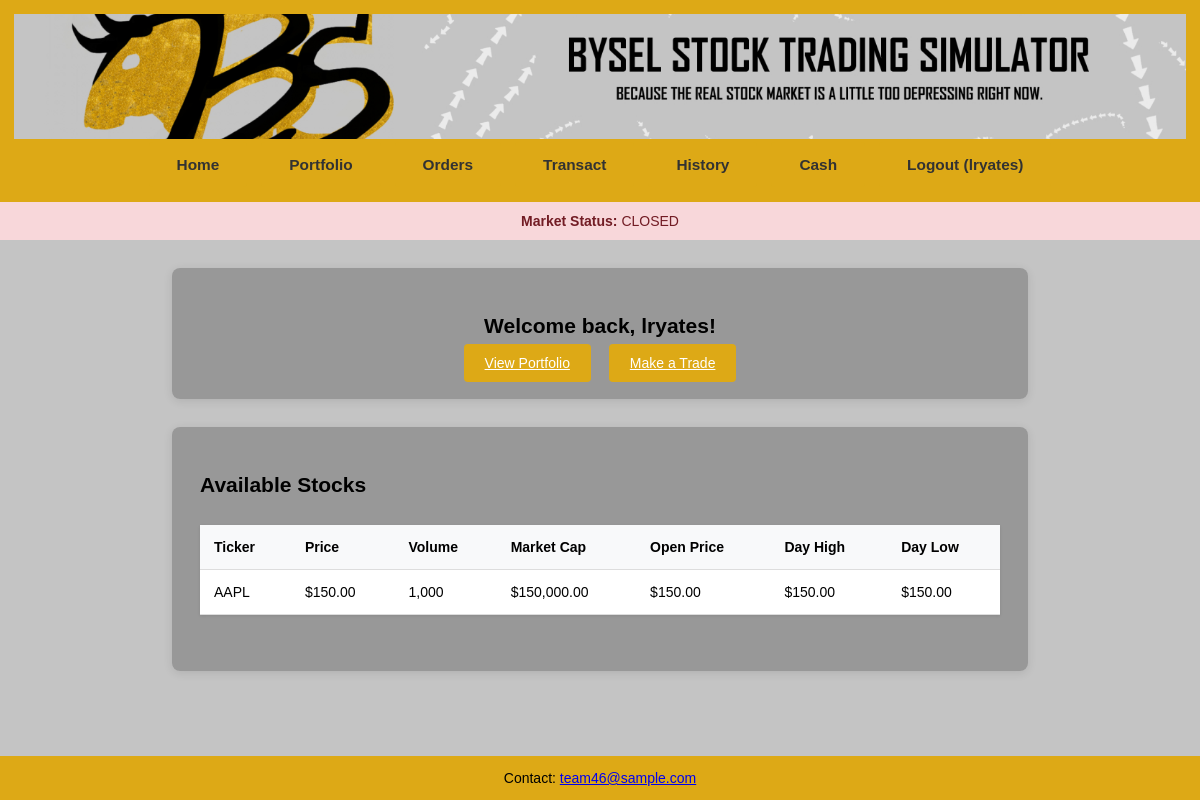
/index.php (signed in), run on the app's committed database.
### tables this page shows
CREATE TABLE IF NOT EXISTS `stocks` (
  `stock_id`        INT           PRIMARY KEY AUTO_INCREMENT,
  `company_name`    VARCHAR(100)  NOT NULL,
  `ticker`          VARCHAR(5)    UNIQUE NOT NULL,
  `price`           DECIMAL(10,2) NOT NULL,

  `day_open_price`  DECIMAL(10,2) NOT NULL,
  `day_high_price`  DECIMAL(10,2) NOT NULL,
  `day_low_price`   DECIMAL(10,2) NOT NULL,
  `last_update`     TIMESTAMP NULL,

  `volume`          INT           NOT NULL,
  `created_at`      TIMESTAMP      DEFAULT CURRENT_TIMESTAMP
);

### includes/market_utils.php (called while the page is built, shortened)
<?php
function isMarketOpen(PDO $conn): bool
{
    $now      = new DateTime('now', new DateTimeZone(date_default_timezone_get()));
    $dayOfWeek = (int)$now->format('N');
    if ($dayOfWeek >= 6) {
        return false;
    }
    $row = $conn
        ->query("SELECT open_time, close_time FROM market_hours WHERE id = 1")
        ->fetch(PDO::FETCH_ASSOC);
    $open  = DateTime::createFromFormat('H:i:s', $row['open_time']);
    $close = DateTime::createFromFormat('H:i:s', $row['close_time']);
    $open->setDate((int)$now->format('Y'), (int)$now->format('m'), (int)$now->format('d'));
    $close->setDate((int)$now->format('Y'), (int)$now->format('m'), (int)$now->format('d'));
    return ($now >= $open && $now <= $close);
}

### index.php (the view, shortened to what this page needs)
<?php
require_once 'includes/db_connect.php';
require_once 'includes/market_utils.php';
require_once 'includes/header.php';
require_once 'includes/footer.php';
$isOpen = isMarketOpen($conn);
?>
<div style="padding:0.8rem; text-align:center;
            background-color:<?= $isOpen ? '#d4edda' : '#f8d7da' ?>;
            color:<?= $isOpen ? '#155724' : '#721c24' ?>;">
    <strong>Market Status:</strong>
    <?= $isOpen ? 'OPEN' : 'CLOSED' ?>
</div>
<div class="content-container">
    <?php if (isset($_SESSION['user_id'])): ?>
        <div class="form-container home-box">
            <h2>Welcome back, <?= htmlspecialchars($_SESSION['username']) ?>!</h2>
            <a href="portfolio.php" class="btn btn-primary">View Portfolio</a>
            <a href="transact.php"  class="btn btn-primary">Make a Trade</a>
        </div>
    <?php endif; ?>
</div>
<?php
$stmt = $conn->query("
    SELECT ticker,
           price,
           volume,
           day_open_price,
           day_high_price,
           day_low_price
    FROM stocks
    ORDER BY ticker
");
$stocks = $stmt->fetchAll(PDO::FETCH_ASSOC);
?>
<div class="form-container">
    <h2>Available Stocks</h2>
    <table>
        <thead>
            <tr>
                <th>Ticker</th>
                <th>Price</th>
                <th>Volume</th>
                <th>Market Cap</th>
                <th>Open Price</th>
                <th>Day High</th>
                <th>Day Low</th>
            </tr>
        </thead>
        <tbody>
        <?php foreach ($stocks as $s): ?>
            <tr>
                <td><?= htmlspecialchars($s['ticker']) ?></td>
                <td>$<?= number_format($s['price'], 2) ?></td>
                <td><?= number_format($s['volume']) ?></td>
                <td>$<?= number_format($s['price'] * $s['volume'], 2) ?></td>
                <td>$<?= number_format($s['day_open_price'], 2) ?></td>
                <td>$<?= number_format($s['day_high_price'], 2) ?></td>
                <td>$<?= number_format($s['day_low_price'], 2) ?></td>
            </tr>
        <?php endforeach; ?>
        </tbody>
    </table>
</div>

### assets/styles.css (style rules this page uses)
html { margin: 0; padding: 0; font-family: Verdana, Arial, sans-serif; font-size: 14px; background-color: #C4C4C4; }
body { max-width: 1200px; margin: 0 auto; min-height: 100vh; display: flex; flex-direction: column; }
.form-container { max-width: 800px; margin: 2rem auto; padding: 2rem; background: rgba(150,150,150,0.95); border-radius: 8px; box-shadow: 0 2px 10px rgba(0,0,0,0.1); }
.btn { padding: 0.8rem 1.5rem; border: none; border-radius: 4px; cursor: pointer; font-size: 1rem; transition: background-color 0.3s; }
.btn-primary { background-color: #DDA916; color: #ffffff; }
table { width: 100%; border-collapse: collapse; margin: 2rem 0; background-color: #ffffff; box-shadow: 0 1px 3px rgba(0,0,0,0.1); }
th, td { padding: 1rem; text-align: left; border-bottom: 1px solid #dddddd; }
th { background-color: #f8f9fa; }
.home-box { text-align: center; }
.home-box h2 { margin-bottom: 2 rem; }
.home-box .btn { margin: .5rem; }

### data on the page
stocks: ticker "AAPL", price "150.00", volume "1,000", $s['price'] * $s['volume'] "150,000.00", day_open_price "150.00", day_high_price "150.00", day_low_price "150.00"

### other printed values
$_SESSION['username'] "lryates"
